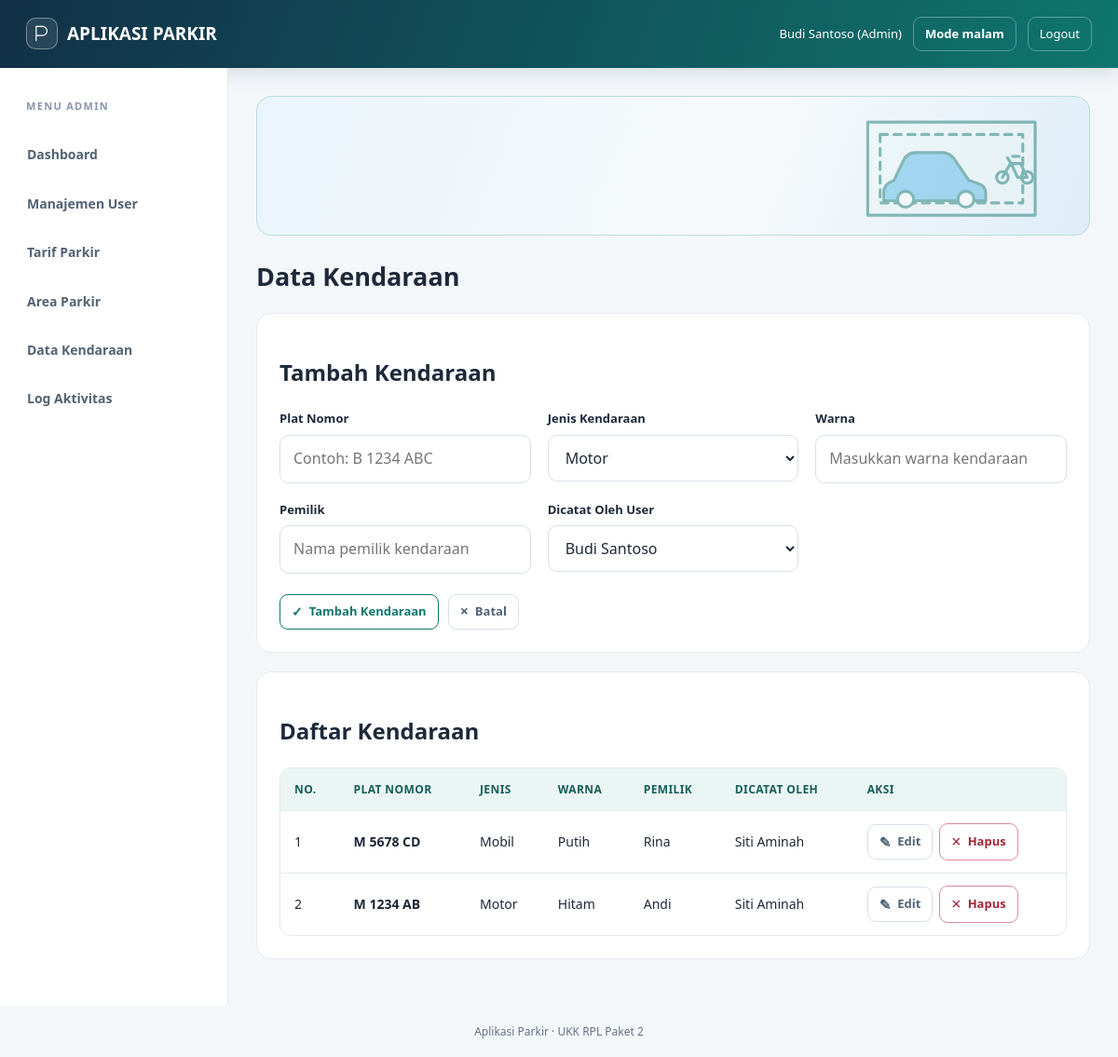
Screenshot of /admin/kendaraan.php (signed in) with the database file from the repository.
### tables this page shows
CREATE TABLE `tb_kendaraan` (
  `id_kendaraan` int(11) NOT NULL,
  `plat_nomor` varchar(15) NOT NULL,
  `jenis_kendaraan` varchar(20) NOT NULL,
  `warna` varchar(20) DEFAULT NULL,
  `pemilik` varchar(100) DEFAULT NULL,
  `id_user` int(11) NOT NULL
);

CREATE TABLE `tb_user` (
  `id_user` int(11) NOT NULL,
  `nama_lengkap` varchar(50) NOT NULL,
  `username` varchar(50) NOT NULL,
  `password` varchar(100) NOT NULL,
  `role` enum('admin','petugas','owner') NOT NULL,
  `status_aktif` tinyint(1) NOT NULL DEFAULT 1
);

### includes/functions.php (called while the page is built, shortened)
<?php
function e($value): string
{
    return htmlspecialchars((string) $value, ENT_QUOTES, 'UTF-8');
}

### admin/kendaraan.php (the view, shortened to what this page needs)
<?php
require_once __DIR__ . '/../config/koneksi.php';
require_once __DIR__ . '/../includes/functions.php';
$edit = null;
$users = $pdo->query(
    'SELECT id_user, nama_lengkap
     FROM tb_user
     WHERE status_aktif = 1
     ORDER BY nama_lengkap'
)->fetchAll(PDO::FETCH_ASSOC);
$rows = $pdo->query(
    'SELECT k.*, u.nama_lengkap
     FROM tb_kendaraan k
     LEFT JOIN tb_user u ON u.id_user = k.id_user
     ORDER BY k.id_kendaraan DESC
     LIMIT 200'
)->fetchAll(PDO::FETCH_ASSOC);
require __DIR__ . '/../includes/header.php';
?>
<h1>Data Kendaraan</h1>
<div class="card crud-card">
    <h2>
        <?= $edit ? 'Edit Kendaraan' : 'Tambah Kendaraan' ?>
    </h2>
    <form method="post">
        <div class="form-grid">
            <div>
                <label for="plat_nomor">Plat Nomor</label>
                <input
                    type="text"
                    id="plat_nomor"
                    name="plat_nomor"
                    placeholder="Contoh: B 1234 ABC"
                    value="<?= e($edit['plat_nomor'] ?? '') ?>"
                    required
                >
            </div>
            <div>
                <label for="jenis_kendaraan">Jenis Kendaraan</label>
                <select id="jenis_kendaraan" name="jenis_kendaraan" required>
                    <?php foreach (['motor', 'mobil', 'lainnya'] as $j): ?>
                        <option
                            value="<?= e($j) ?>"
                            <?= ($edit['jenis_kendaraan'] ?? 'motor') === $j
                                ? 'selected'
                                : '' ?>
                        >
                            <?= e(ucfirst($j)) ?>
                        </option>
                    <?php endforeach; ?>
                </select>
            </div>
            <div>
                <label for="warna">Warna</label>
                <input
                    type="text"
                    id="warna"
                    name="warna"
                    placeholder="Masukkan warna kendaraan"
                    value="<?= e($edit['warna'] ?? '') ?>"
                >
            </div>
            <div>
                <label for="pemilik">Pemilik</label>
                <input
                    type="text"
                    id="pemilik"
                    name="pemilik"
                    placeholder="Nama pemilik kendaraan"
                    value="<?= e($edit['pemilik'] ?? '') ?>"
                >
            </div>
            <div>
                <label for="id_user">Dicatat Oleh User</label>
                <select name="id_user" id="id_user" required>
                    <?php foreach ($users as $u): ?>
                        <option
                            value="<?= (int) $u['id_user'] ?>"
                            <?= (int) ($edit['id_user'] ?? $_SESSION['id_user'])
                                === (int) $u['id_user']
                                ? 'selected'
                                : '' ?>
                        >
                            <?= e($u['nama_lengkap']) ?>
                        </option>
                    <?php endforeach; ?>
                </select>
            </div>
        </div>
        <div class="crud-form-actions">
            <button class="crud-button crud-primary crud-save" type="submit">
                <?= $edit ? 'Simpan Perubahan' : 'Tambah Kendaraan' ?>
            </button>
            <a class="crud-button crud-neutral crud-cancel" href="kendaraan.php">
                Batal
            </a>
        </div>
    </form>
</div>
<div class="card crud-card">
    <h2>Daftar Kendaraan</h2>
    <div class="table-wrap">
        <table>
            <thead>
                <tr>
                    <th>No.</th>
                    <th>Plat Nomor</th>
                    <th>Jenis</th>
                    <th>Warna</th>
                    <th>Pemilik</th>
                    <th>Dicatat Oleh</th>
                    <th>Aksi</th>
                </tr>
            </thead>
            <tbody>
                <?php if (empty($rows)): ?>
                    <tr>
                        <td colspan="7" style="text-align:center">
                            Belum ada data kendaraan.
                        </td>
                    </tr>
                <?php else: ?>
                    <?php foreach ($rows as $i => $r): ?>
                        <tr>
                            <td><?= $i + 1 ?></td>
                            <td><strong><?= e($r['plat_nomor']) ?></strong></td>
                            <td><?= e(ucfirst($r['jenis_kendaraan'])) ?></td>
                            <td><?= e($r['warna']) ?></td>
                            <td><?= e($r['pemilik']) ?></td>
                            <td><?= e($r['nama_lengkap'] ?? '-') ?></td>
                            <td>
                                <div class="crud-actions">
                                    <a
                                        class="crud-button crud-neutral crud-edit"
                                        href="?edit=<?= (int) $r['id_kendaraan'] ?>"
                                    >
                                        Edit
                                    </a>
                                    <form
                                        method="post"
                                        class="inline-form"
                                        onsubmit="return confirm('Yakin ingin menghapus kendaraan ini?')"
                                    >
                                        <button type="submit" class="crud-button crud-danger crud-delete">
                                            Hapus
                                        </button>
                                    </form>
                                </div>
                            </td>
                        </tr>
                    <?php endforeach; ?>
                <?php endif; ?>
            </tbody>
        </table>
    </div>
</div>
<?php require __DIR__ . '/../includes/footer.php'; ?>

### assets/css/style.css (style rules this page uses)
:root { --primary: #0f766e; --primary-dark: #115e59; --background: #f4f7fa; --text: #1d2939; --muted: #667085; --border: #e3eaf0; --white: #ffffff; --input-border: #d6e0e8; --sidebar-text: #526273; --table-head-background: #eaf5f4; --table-head-text: #155e59; --hover-background: #e8f5f3; --hover-border: #b7ddd7; --accent: #f3a72f; --chart-background: #e8eef3; }
* { box-sizing: border-box; }
body { margin: 0; font-family: "Segoe UI", Arial, sans-serif; background: var(--background); color: var(--text); line-height: 1.6; }
a { transition: .2s ease; }
button, input, select, textarea { font: inherit; }
button, .btn { display: inline-flex; justify-content: center; align-items: center; gap: 8px; padding: 11px 16px; border: 0; border-radius: 10px; background: var(--primary); color: white; text-decoration: none; font-weight: 700; cursor: pointer; transition: .2s ease; }
input, select, textarea { width: 100%; padding: 12px 14px; border: 1px solid var(--input-border); border-radius: 10px; background: var(--white); color: var(--text); outline: none; }
label { display: block; margin-bottom: 7px; font-size: 13px; font-weight: 700; }
.card { margin-bottom: 20px; padding: 24px; border: 1px solid var(--border); border-radius: 16px; background: var(--white); box-shadow: 0 8px 25px #1d355708; }
.content h1 { margin-top: 0; font-size: 27px; }
.table-wrap { overflow-x: auto; border: 1px solid var(--border); border-radius: 12px; background: var(--white); }
table { width: 100%; border-collapse: collapse; }
th, td { padding: 13px 15px; border-bottom: 1px solid var(--border); text-align: left; font-size: 14px; }
th { background: var(--table-head-background); color: var(--table-head-text); font-size: 12px; text-transform: uppercase; letter-spacing: .4px; }
tr:last-child td { border-bottom: 0; }
.form-grid { display: grid; grid-template-columns: repeat(auto-fit, minmax(min(100%, 230px), 1fr)); gap: 18px; }
.crud-card { box-shadow: none; }
.crud-form-actions { display: flex; flex-wrap: wrap; align-items: center; gap: 10px; margin: 22px 0 0; }
.crud-button, a.crud-button { display: inline-flex; width: auto; min-height: 38px; align-items: center; justify-content: center; gap: 7px; padding: 8px 12px; border: 1px solid currentColor; border-radius: 9px; background: transparent; box-shadow: none; color: var(--primary); text-decoration: none; font-size: 13px; font-weight: 700; line-height: 1.2; white-space: nowrap; cursor: pointer; transition: background .2s ease, border-color .2s ease, color .2s ease; }
.crud-button.crud-neutral { border-color: var(--input-border); color: var(--sidebar-text); }
.crud-button.crud-danger { border-color: #d98b98; color: #a32636; }
.crud-save::before { content: "\2713"; font-size: 14px; }
.crud-edit::before { content: "\270E"; font-size: 15px; }
.crud-delete::before { content: "\00D7"; font-size: 18px; font-weight: 500; }
.crud-cancel::before { content: "\00D7"; font-size: 16px; }
.crud-actions { display: flex; flex-wrap: wrap; align-items: center; gap: 7px; }
.crud-actions .inline-form { display: inline-flex; margin: 0; }

### rows the page displays
tb_kendaraan: plat_nomor "M 5678 CD", jenis_kendaraan "Mobil", warna "Putih", pemilik "Rina", id_user.nama_lengkap "Siti Aminah"
tb_kendaraan: plat_nomor "M 1234 AB", jenis_kendaraan "Motor", warna "Hitam", pemilik "Andi", id_user.nama_lengkap "Siti Aminah"

### other values shown
$nama "Budi Santoso"
$role "Admin"
$role "ADMIN"
$item[0] "Dashboard"
$item[0] "Manajemen User"
$item[0] "Tarif Parkir"
$item[0] "Area Parkir"
$item[0] "Data Kendaraan"
$item[0] "Log Aktivitas"
form field jenis_kendaraan "Motor"
form field id_user "Budi Santoso"
